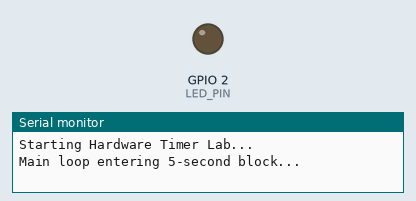
Simulated run of this program. Board: ESP32. Shown: output pins drawn as LEDs (lit = HIGH), the last lines printed to the serial monitor.

Above: at 2.5 s.
At 7.5 s:
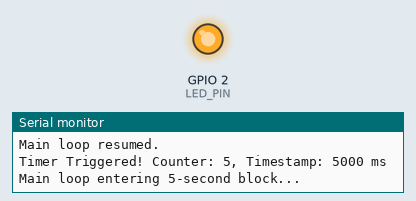
Timing chart, 0 to 13.0 s (numbered marks = the images above):
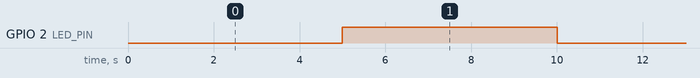

Measured:
- by itself, GPIO 2 (LED_PIN): alternates HIGH for 5.0 s and LOW for 5.0 s

The program:

main.cpp
```cpp
#include <Arduino.h>
#include "types.h"

// Forward declaration of timer init function
void initTimer(uint32_t frequency);

// Define shared data
SharedData shared = {0, false, 0};

// Pin definition for LED
const int LED_PIN = 2;

void setup() {
    Serial.begin(115200);
    pinMode(LED_PIN, OUTPUT);

    Serial.println("Starting Hardware Timer Lab...");

    // Initialize timer at 1Hz (1 blink per second)
    initTimer(1);
}

void loop() {
    // Task 1: Precision Timer Blink
    // The ISR updates shared.flag, we handle UI here if needed
    // or the ISR could toggle the pin directly (not recommended for complex logic but okay for blink)

    if (shared.flag) {
        shared.flag = false;
        digitalWrite(LED_PIN, !digitalRead(LED_PIN));
        Serial.printf("Timer Triggered! Counter: %u, Timestamp: %u ms\n", shared.counter, shared.last_timestamp);
    }

    // --- Intentional Blocking Section ---
    // Simulate a heavy workload or a "stuck" loop to test timer preemption
    Serial.println("Main loop entering 5-second block...");
    delay(5000);
    Serial.println("Main loop resumed.");
}
```

types.h
```cpp
#ifndef TYPES_H
#define TYPES_H

#include <Arduino.h>

/**
 * @brief Shared data structure between ISR and main loop
 */
struct SharedData {
    volatile uint32_t counter;
    volatile bool flag;
    volatile uint32_t last_timestamp;
};

#endif // TYPES_H
```

timer_isr.cpp
```cpp
#include <Arduino.h>
#include "types.h"

// External reference to shared data
extern SharedData shared;

// Timer handle
hw_timer_t * timer = NULL;
portMUX_TYPE timerMux = portMUX_INITIALIZER_UNLOCKED;

/**
 * @brief Hardware Timer ISR
 * Must be in IRAM for performance and reliability
 */
void IRAM_ATTR onTimer() {
    portENTER_CRITICAL_ISR(&timerMux);
    shared.counter++;
    shared.flag = true;
    shared.last_timestamp = millis();
    portEXIT_CRITICAL_ISR(&timerMux);
}

/**
 * @brief Initialize hardware timer
 * @param frequency Frequency in Hz
 */
void initTimer(uint32_t frequency) {
    // Timer 0, divider 80 (1 tick = 1us at 80MHz)
    timer = timerBegin(0, 80, true);

    // Attach onTimer function to our timer
    timerAttachInterrupt(timer, &onTimer, true);

    // Set alarm to call onTimer function every second (1,000,000 ticks)
    // Formula: 1,000,000 / frequency
    timerAlarmWrite(timer, 1000000 / frequency, true);

    // Start an alarm
    timerAlarmEnable(timer);
}
```
